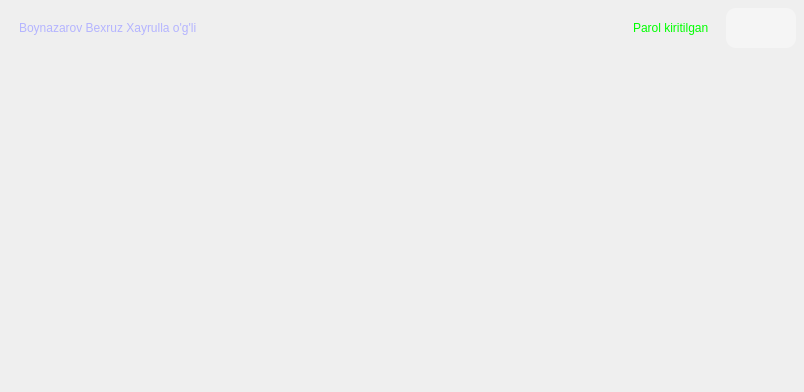
                <widget class="QWidget" name="scrollAreaWidgetContents">
                 <property name="geometry">
                  <rect>
                   <x>0</x>
                   <y>0</y>
                   <width>804</width>
                   <height>392</height>
                  </rect>
                 </property>
                 <layout class="QVBoxLayout" name="verticalLayout_5">
                  <property name="spacing">
                   <number>0</number>
                  </property>
                  <property name="leftMargin">
                   <number>0</number>
                  </property>
                  <property name="topMargin">
                   <number>0</number>
                  </property>
                  <property name="rightMargin">
                   <number>0</number>
                  </property>
                  <property name="bottomMargin">
                   <number>0</number>
                  </property>
                  <item>
                   <widget class="QFrame" name="frame_6">
                    <property name="frameShape">
                     <enum>QFrame::NoFrame</enum>
                    </property>
                    <property name="frameShadow">
                     <enum>QFrame::Raised</enum>
                    </property>
                    <layout class="QVBoxLayout" name="verticalLayout_6">
                     <property name="leftMargin">
                      <number>0</number>
                     </property>
                     <property name="topMargin">
                      <number>0</number>
                     </property>
                     <property name="rightMargin">
                      <number>0</number>
                     </property>
                     <property name="bottomMargin">
                      <number>0</number>
                     </property>
                     <item>
                      <widget class="QFrame" name="frame_8">
                       <property name="styleSheet">
                        <string notr="true">QFrame{
padding: 8px;
}
QFrame:hover{
	background-color: rgb(40, 40, 40,140);
}</string>
                       </property>
                       <property name="frameShape">
                        <enum>QFrame::NoFrame</enum>
                       </property>
                       <property name="frameShadow">
                        <enum>QFrame::Raised</enum>
                       </property>
                       <layout class="QHBoxLayout" name="horizontalLayout_4">
                        <property name="leftMargin">
                         <number>0</number>
                        </property>
                        <property name="topMargin">
                         <number>0</number>
                        </property>
                        <property name="rightMargin">
                         <number>0</number>
                        </property>
                        <property name="bottomMargin">
                         <number>0</number>
                        </property>
                        <item>
                         <widget class="QLabel" name="label_75">
                          <property name="styleSheet">
                           <string notr="true">background-color: rgb(0, 0, 0, 0);
color: rgb(180,180,255);</string>
                          </property>
                          <property name="text">
                           <string>Boynazarov Bexruz Xayrulla o'g'li</string>
                          </property>
                         </widget>
                        </item>
                        <item>
                         <widget class="QLabel" name="label_8">
                          <property name="sizePolicy">
                           <sizepolicy hsizetype="Maximum" vsizetype="Preferred">
                            <horstretch>0</horstretch>
                            <verstretch>0</verstretch>
                           </sizepolicy>
                          </property>
                          <property name="styleSheet">
                           <string notr="true">background-color: none;
color: rgb(0,255,0);</string>
                          </property>
                          <property name="text">
                           <string>Parol kiritilgan</string>
                          </property>
                         </widget>
                        </item>
                        <item>
                         <widget class="QPushButton" name="pushButton_2">
                          <property name="sizePolicy">
                           <sizepolicy hsizetype="Maximum" vsizetype="Maximum">
                            <horstretch>0</horstretch>
                            <verstretch>0</verstretch>
                           </sizepolicy>
                          </property>
                          <property name="cursor">
                           <cursorShape>PointingHandCursor</cursorShape>
                          </property>
                          <property name="focusPolicy">
                           <enum>Qt::NoFocus</enum>
                          </property>
                          <property name="styleSheet">
                           <string notr="true">QPushButton{
font-size: 20px;
padding: 8px;
border-radius: 10px;
background-color: rgb(255,255,255,100);
}
QPushButton:hover{
background-color: rgb(255,255,255);
}
QPushButton:pressed{
	background-color: rgb(50, 255, 255);
color: rgb(0,255,0);
}</string>
                          </property>
                          <property name="text">
                           <string/>
                          </property>
                          <property name="icon">
                           <iconset>
                            <normaloff>icons/edit.png</normaloff>icons/edit.png</iconset>
                          </property>
                         </widget>
                        </item>
                       </layout>
                      </widget>
                     </item>
                    </layout>
                   </widget>
                  </item>
                  <item>
                   <spacer name="verticalSpacer">
                    <property name="orientation">
                     <enum>Qt::Vertical</enum>
                    </property>
                    <property name="sizeHint" stdset="0">
                     <size>
                      <width>20</width>
                      <height>40</height>
                     </size>
                    </property>
                   </spacer>
                  </item>
                 </layout>
                </widget>
